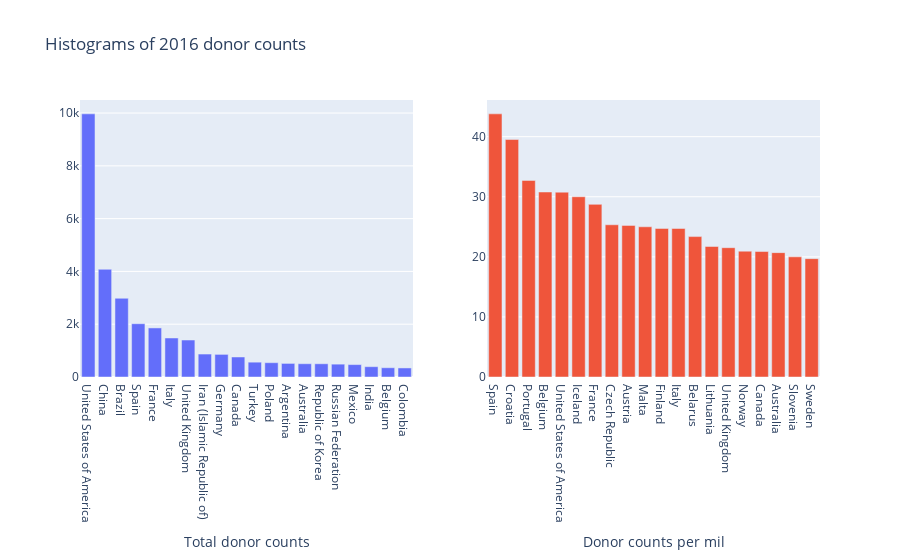

Here is the notebook cell this chart was saved with:
### Markdown cell above
### PCS evaluation

#### Predictability

A quick literature search revealed that it is a very well-known fact that Spain is the world leader in organ donations. While it seems that many of these reports are based on the same data as this dataset that we are using, the fact that this information seems so broadly reported feels like reasonable evidence of the predictability of this finding. 

Another way that we can demonstrate the predictability of this finding is by showing that it occurs not just in 2017, but also for 2016. The figure below reproduces the two bar charts above, but using the 2016 data. The results are very similar (although the extent to which Spain's rates are higher than Portugal and Croatia's is less extreme).

### Code cell
organs_2016 = organs_clean[organs_clean["year"] == 2016]
countries_top_20_2016 = organs_2016.set_index("country")["total_deceased_donors_imputed"] \
    .sort_values(ascending=False) \
    .head(20)
countries_top_20_2016_per_mil = organs_2016.set_index("country")["total_deceased_donors_imputed_per_mil"] \
    .sort_values(ascending=False) \
    .head(20)

fig = make_subplots(rows=1, cols=2)
fig.add_trace(
    go.Bar(x=countries_top_20_2016.index, y=countries_top_20_2016, name="Total donor counts"),
    row=1, col=1)
fig.add_trace(
    go.Bar(x=countries_top_20_2016_per_mil.index, y=countries_top_20_2016_per_mil, name="Donor counts per mil"),
    row=1, col=2)
# add axes
fig.update_layout(
    title_text="Histograms of 2016 donor counts",
    xaxis1_title_text="Total donor counts",
    xaxis2_title_text="Donor counts per mil",
    showlegend=False,
)
fig.show()

### Figure 1 — Plotly figure (JSON) as saved in the notebook; plotly's stock layout.template omitted (floating-point values rounded to 4 significant figures)
{"data": [{"name": "Total donor counts", "type": "bar", "x": ["United States of America", "China", "Brazil", "Spain", "France", "Italy", "United Kingdom", "Iran (Islamic Republic of)", "Germany", "Canada", "Turkey", "Poland", "Argentina", "Australia", "Republic of Korea", "Russian Federation", "Mexico", "India", "Belgium", "Colombia"], "xaxis": "x", "y": [9970, 4080, 2983, 2019, 1859, 1478, 1401, 870, 857, 758, 562, 542, 515, 503, 501, 487, 470, 391, 351, 343], "yaxis": "y"}, {"name": "Donor counts per mil", "type": "bar", "x": ["Spain", "Croatia", "Portugal", "Belgium", "United States of America", "Iceland", "France", "Czech Republic", "Austria", "Malta", "Finland", "Italy", "Belarus", "Lithuania", "United Kingdom", "Norway", "Canada", "Australia", "Slovenia", "Sweden"], "xaxis": "x2", "y": [43.8, 39.52, 32.72, 30.79, 30.76, 30.0, 28.73, 25.33, 25.23, 25.0, 24.73, 24.72, 23.37, 21.72, 21.52, 20.94, 20.88, 20.7, 20.0, 19.7], "yaxis": "y2"}], "layout": {"showlegend": false, "title": {"text": "Histograms of 2016 donor counts"}, "xaxis": {"anchor": "y", "domain": [0, 0.45], "title": {"text": "Total donor counts"}}, "xaxis2": {"anchor": "y2", "domain": [0.55, 1], "title": {"text": "Donor counts per mil"}}, "yaxis": {"anchor": "x", "domain": [0, 1]}, "yaxis2": {"anchor": "x2", "domain": [0, 1]}}}
